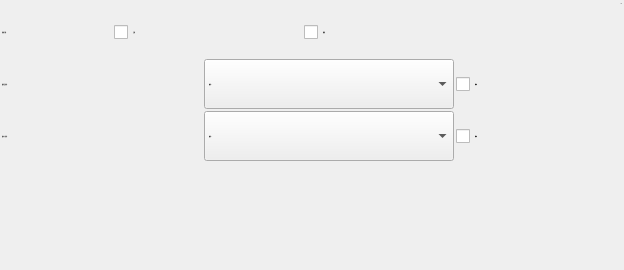
        <widget class="QWidget" name="PageAxis">
         <property name="minimumSize">
          <size>
           <width>624</width>
           <height>270</height>
          </size>
         </property>
         <property name="maximumSize">
          <size>
           <width>624</width>
           <height>270</height>
          </size>
         </property>
         <layout class="QGridLayout" name="gridLayout">
          <property name="margin">
           <number>2</number>
          </property>
          <property name="spacing">
           <number>2</number>
          </property>
          <item row="0" column="1">
           <widget class="QLabel" name="labelPage">
            <property name="font">
             <font>
              <family>微软雅黑</family>
              <pointsize>-1</pointsize>
              <weight>50</weight>
              <italic>false</italic>
              <bold>false</bold>
             </font>
            </property>
            <property name="text">
             <string>1/6</string>
            </property>
            <property name="alignment">
             <set>Qt::AlignRight|Qt::AlignTrailing|Qt::AlignVCenter</set>
            </property>
           </widget>
          </item>
          <item row="1" column="0" colspan="2">
           <layout class="QHBoxLayout" name="horizontalLayout">
            <item>
             <widget class="QLabel" name="labelAxis">
              <property name="minimumSize">
               <size>
                <width>110</width>
                <height>50</height>
               </size>
              </property>
              <property name="font">
               <font>
                <family>微软雅黑</family>
                <pointsize>-1</pointsize>
                <weight>50</weight>
                <italic>false</italic>
                <bold>false</bold>
               </font>
              </property>
              <property name="text">
               <string>选择手臂：</string>
              </property>
             </widget>
            </item>
            <item>
             <widget class="QCheckBox" name="checkBoxPA">
              <property name="sizePolicy">
               <sizepolicy hsizetype="Expanding" vsizetype="Fixed">
                <horstretch>0</horstretch>
                <verstretch>0</verstretch>
               </sizepolicy>
              </property>
              <property name="minimumSize">
               <size>
                <width>130</width>
                <height>50</height>
               </size>
              </property>
              <property name="font">
               <font>
                <family>微软雅黑</family>
                <pointsize>-1</pointsize>
                <weight>50</weight>
                <italic>false</italic>
                <bold>false</bold>
               </font>
              </property>
              <property name="text">
               <string>正臂</string>
              </property>
             </widget>
            </item>
            <item>
             <widget class="QCheckBox" name="checkBoxRA">
              <property name="minimumSize">
               <size>
                <width>130</width>
                <height>50</height>
               </size>
              </property>
              <property name="maximumSize">
               <size>
                <width>181</width>
                <height>16777215</height>
               </size>
              </property>
              <property name="font">
               <font>
                <family>微软雅黑</family>
                <pointsize>-1</pointsize>
                <weight>50</weight>
                <italic>false</italic>
                <bold>false</bold>
               </font>
              </property>
              <property name="text">
               <string>副臂</string>
              </property>
             </widget>
            </item>
            <item>
             <spacer name="horizontalSpacer_2">
              <property name="orientation">
               <enum>Qt::Horizontal</enum>
              </property>
              <property name="sizeHint" stdset="0">
               <size>
                <width>40</width>
                <height>20</height>
               </size>
              </property>
             </spacer>
            </item>
           </layout>
          </item>
          <item row="2" column="0" colspan="2">
           <layout class="QHBoxLayout" name="horizontalLayout_2">
            <item>
             <widget class="QLabel" name="labelFetchPro">
              <property name="minimumSize">
               <size>
                <width>200</width>
                <height>50</height>
               </size>
              </property>
              <property name="font">
               <font>
                <family>微软雅黑</family>
                <pointsize>-1</pointsize>
                <weight>50</weight>
                <italic>false</italic>
                <bold>false</bold>
               </font>
              </property>
              <property name="text">
               <string>取成品治具：</string>
              </property>
             </widget>
            </item>
            <item>
             <widget class="QComboBox" name="cBoxFetchPro">
              <property name="minimumSize">
               <size>
                <width>250</width>
                <height>50</height>
               </size>
              </property>
              <property name="font">
               <font>
                <family>微软雅黑</family>
                <pointsize>-1</pointsize>
                <weight>50</weight>
                <italic>false</italic>
                <bold>false</bold>
               </font>
              </property>
              <item>
               <property name="text">
                <string>吸具1</string>
               </property>
              </item>
              <item>
               <property name="text">
                <string>吸具2</string>
               </property>
              </item>
              <item>
               <property name="text">
                <string>抱具1</string>
               </property>
              </item>
              <item>
               <property name="text">
                <string>抱具2</string>
               </property>
              </item>
              <item>
               <property name="text">
                <string>抱具3</string>
               </property>
              </item>
              <item>
               <property name="text">
                <string>抱具4</string>
               </property>
              </item>
              <item>
               <property name="text">
                <string>EM1-Y09</string>
               </property>
              </item>
              <item>
               <property name="text">
                <string>EM1-Y10</string>
               </property>
              </item>
              <item>
               <property name="text">
                <string>EM1-Y11</string>
               </property>
              </item>
              <item>
               <property name="text">
                <string>EM1-Y12</string>
               </property>
              </item>
              <item>
               <property name="text">
                <string>EM1-Y13</string>
               </property>
              </item>
              <item>
               <property name="text">
                <string>EM1-Y14</string>
               </property>
              </item>
              <item>
               <property name="text">
                <string>EM1-Y15</string>
               </property>
              </item>
              <item>
               <property name="text">
                <string>EM1-Y16</string>
               </property>
              </item>
             </widget>
            </item>
            <item>
             <widget class="QCheckBox" name="checkBoxFetchPro">
              <property name="minimumSize">
               <size>
                <width>150</width>
                <height>50</height>
               </size>
              </property>
              <property name="maximumSize">
               <size>
                <width>181</width>
                <height>16777215</height>
               </size>
              </property>
              <property name="font">
               <font>
                <family>微软雅黑</family>
                <pointsize>-1</pointsize>
                <weight>50</weight>
                <italic>false</italic>
                <bold>false</bold>
               </font>
              </property>
              <property name="text">
               <string>检测</string>
              </property>
             </widget>
            </item>
           </layout>
          </item>
          <item row="3" column="0" colspan="2">
           <layout class="QHBoxLayout" name="horizontalLayout_3">
            <item>
             <widget class="QLabel" name="labelFetchRun">
              <property name="minimumSize">
               <size>
                <width>200</width>
                <height>50</height>
               </size>
              </property>
              <property name="font">
               <font>
                <family>微软雅黑</family>
                <pointsize>-1</pointsize>
                <weight>50</weight>
                <italic>false</italic>
                <bold>false</bold>
               </font>
              </property>
              <property name="text">
               <string>取水口治具：</string>
              </property>
             </widget>
            </item>
            <item>
             <widget class="QComboBox" name="cBoxFetchRun">
              <property name="minimumSize">
               <size>
                <width>250</width>
                <height>50</height>
               </size>
              </property>
              <property name="font">
               <font>
                <family>微软雅黑</family>
                <pointsize>-1</pointsize>
                <weight>50</weight>
                <italic>false</italic>
                <bold>false</bold>
               </font>
              </property>
              <property name="currentIndex">
               <number>0</number>
              </property>
              <item>
               <property name="text">
                <string>吸具1</string>
               </property>
              </item>
              <item>
               <property name="text">
                <string>吸具2</string>
               </property>
              </item>
              <item>
               <property name="text">
                <string>抱具1</string>
               </property>
              </item>
              <item>
               <property name="text">
                <string>抱具2</string>
               </property>
              </item>
              <item>
               <property name="text">
                <string>抱具3</string>
               </property>
              </item>
              <item>
               <property name="text">
                <string>抱具4</string>
               </property>
              </item>
              <item>
               <property name="text">
                <string>EM1-Y09</string>
               </property>
              </item>
              <item>
               <property name="text">
                <string>EM1-Y10</string>
               </property>
              </item>
              <item>
               <property name="text">
                <string>EM1-Y11</string>
               </property>
              </item>
              <item>
               <property name="text">
                <string>EM1-Y12</string>
               </property>
              </item>
              <item>
               <property name="text">
                <string>EM1-Y13</string>
               </property>
              </item>
              <item>
               <property name="text">
                <string>EM1-Y14</string>
               </property>
              </item>
              <item>
               <property name="text">
                <string>EM1-Y15</string>
               </property>
              </item>
              <item>
               <property name="text">
                <string>EM1-Y16</string>
               </property>
              </item>
             </widget>
            </item>
            <item>
             <widget class="QCheckBox" name="checkBoxFetchRun">
              <property name="minimumSize">
               <size>
                <width>150</width>
                <height>50</height>
               </size>
              </property>
              <property name="maximumSize">
               <size>
                <width>181</width>
                <height>16777215</height>
               </size>
              </property>
              <property name="font">
               <font>
                <family>微软雅黑</family>
                <pointsize>-1</pointsize>
                <weight>50</weight>
                <italic>false</italic>
                <bold>false</bold>
               </font>
              </property>
              <property name="text">
               <string>检测</string>
              </property>
             </widget>
            </item>
           </layout>
          </item>
          <item row="4" column="0">
           <spacer name="verticalSpacer">
            <property name="orientation">
             <enum>Qt::Vertical</enum>
            </property>
            <property name="sizeHint" stdset="0">
             <size>
              <width>20</width>
              <height>40</height>
             </size>
            </property>
           </spacer>
          </item>
         </layout>
        </widget>
